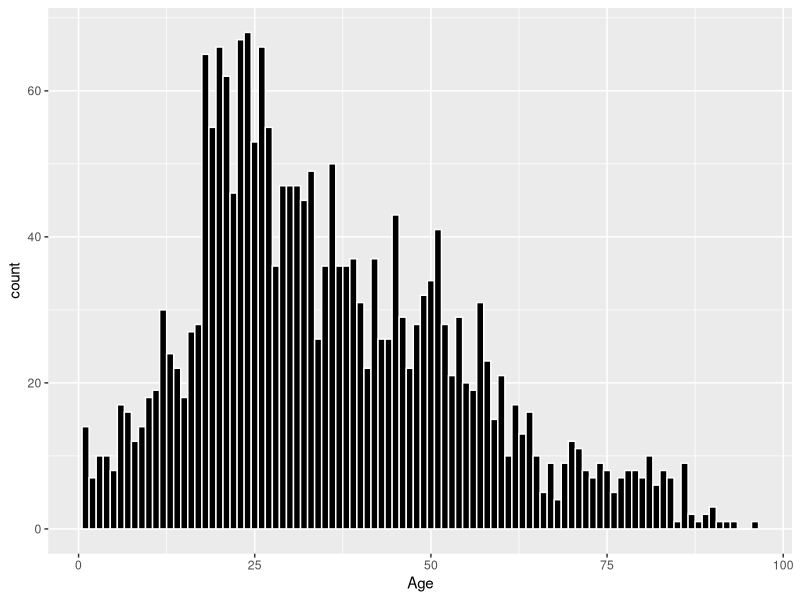
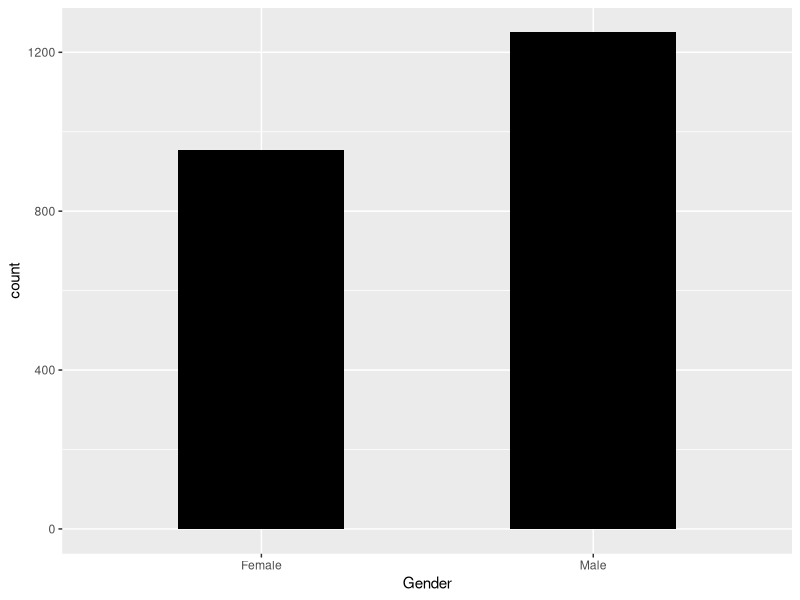
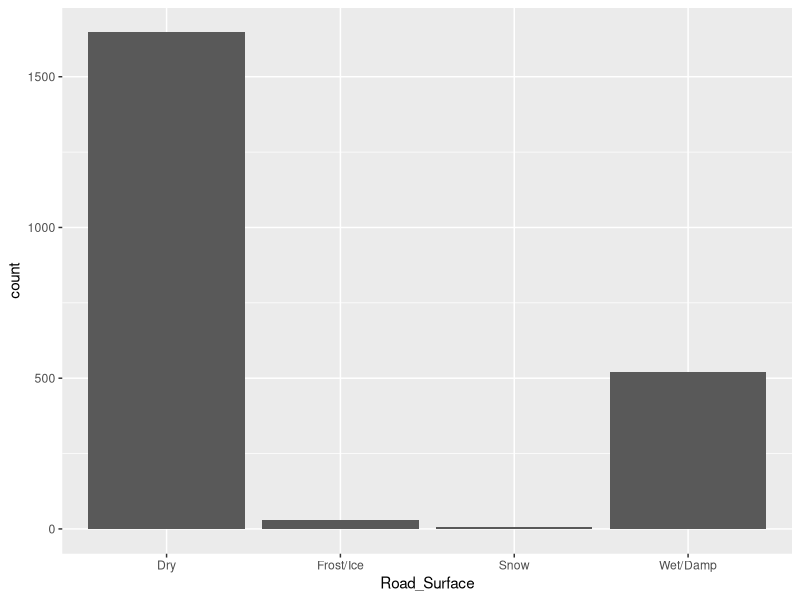
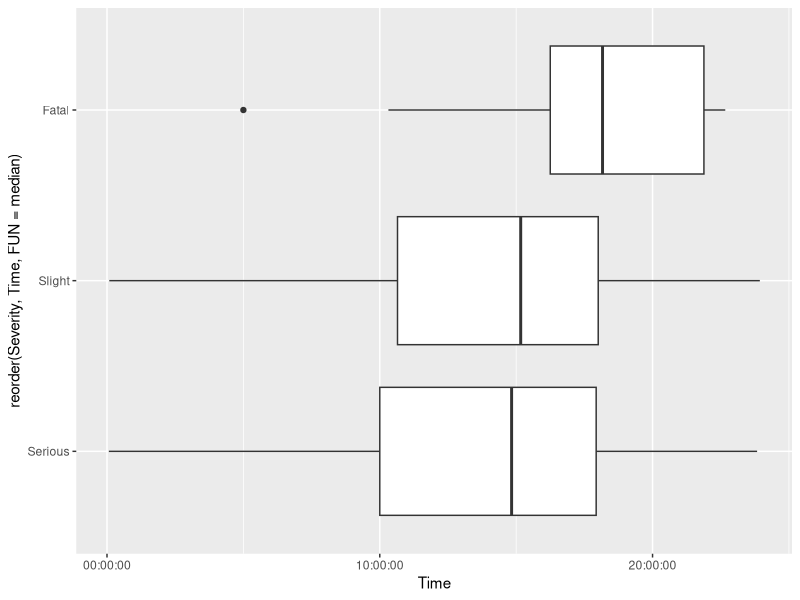
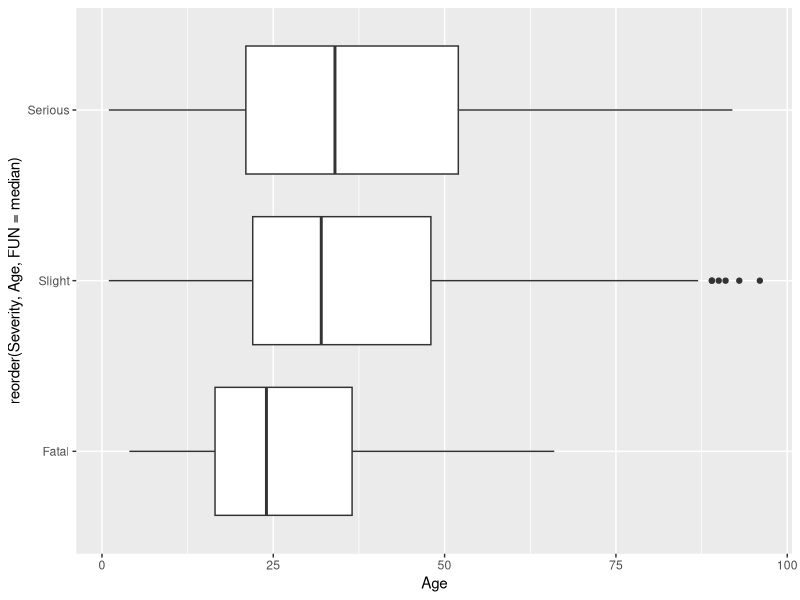

These figures' R source, in order:
## ---- chunk 1
library(tidyverse)
## ---- chunk 2
# Loading the data into R 
Accidents_2017 <- read_csv("Data/datagov-uk-6efe5505-941f-45bf-b576-4c1e09b579a1/2017-8.csv", 
col_names = c("Reference_Number","Easting","Northing","Vehicles_Num","Accident_Date","Time","Road_Class","Road_Surface",
              "Lightning_Cond","Weather_Cond","Vehicle_Type","Casualty_Class","Severity","Gender","Age"), skip = 1)

# Parsing the data
Accidents_Date <- Accidents_2017$Accident_Date
Accidents_Date <- parse_date(Accidents_Date, "%m/%d/%Y")

Time <- Accidents_2017$Time
Time <- parse_time(Time, "%H%M")

# Adding the new columns to the tibble.
Accidents_2017 <- Accidents_2017 %>%
  select(1:4, 7:15) %>%
  mutate(Accidents_Date, Time) 

Accidents_2017 <- Accidents_2017[,c(1:4,14,15,5:13)]

## ---- chunk 3
str(Accidents_2017)
## ---- chunk 4
# Variance (Age)

ggplot(data = Accidents_2017, mapping= aes(x=Age)) +
  geom_histogram(binwidth = 1,fill="black", color = "white") 
## ---- chunk 5
# Variance (Gender)

ggplot(data = Accidents_2017, mapping = aes(x=Gender)) + 
  geom_bar(fill = "black" , width = 0.5)
## ---- chunk 6
Accidents_2017 %>%
  group_by(Age) %>%
  summarise(count = n())
## ---- chunk 7
Accidents_2017 %>%
  group_by(Gender) %>%
  summarise(count = n())
## ---- chunk 8
Accidents_2017 %>%
  group_by(Accidents_Date) %>%
  summarise(count = n())
## ---- chunk 9
# Variance (Road Surface)
ggplot(data = Accidents_2017) +
  geom_bar(mapping = aes(x = Road_Surface))
## ---- chunk 10
Accidents_2017 %>%
  group_by(Road_Surface) %>%
  summarise(count = n())
## ---- chunk 11
# Variance (Casualty_Class )
Accidents_2017 %>%
  group_by(Casualty_Class) %>%
  summarise(count = n())

## ---- chunk 12
# Covariance (Time and Severity)
ggplot(data = Accidents_2017)+ 
  geom_boxplot(mapping = aes(x = reorder(Severity, Time, FUN = median), y = Time))+ coord_flip()
## ---- chunk 13
# Covariance(Age and Severity)
ggplot(data = Accidents_2017)+ 
  geom_boxplot(mapping = aes(x = reorder(Severity, Age, FUN = median), y = Age))+ coord_flip()
## ---- chunk 14
Accidents_2017 %>%
  group_by(Severity) %>%
  summarise(count = n())

